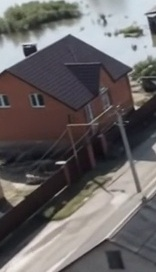
#> input picture data/yolo_hard_cases/building_as_vehicle/crop_selected_00004_trk32_093.jpg, 156 x 272 px
$ python -i quality.py   (imports and definitions only)   (older library calls are emulated)
#> lines starting #> are read from the running program, lines starting #| are printed output that depends on the picture
"""
Frame Quality Filter for UAV 3D Reconstruction.
Evaluates sharpness, exposure, contrast, and entropy to filter out degraded frames.
Generates structured frame_quality.csv reports.
"""

import os
import csv
import cv2
import shutil
import logging
import numpy as np
from pathlib import Path
from typing import List, Dict, Any, Tuple, Optional
from dataclasses import dataclass, asdict

logger = logging.getLogger(__name__)


@dataclass
class FrameQualityScore:
    frame_id: str
    frame_path: str
    blur_score: float
    brightness: float
    contrast: float
    entropy: float
    accepted: bool
    rejection_reason: str


@dataclass
class FrameQualityReport:
    total_frames: int
    accepted_frames: int
    rejected_frames: int
    scores: List[FrameQualityScore]
    csv_report_path: str


class FrameQualityFilter:
    """
    Evaluates frame quality for 3D reconstruction suitability.
    Discards blurry, severely underexposed/overexposed, low-contrast, or corrupted frames.
    """

    def __init__(
        self,
        min_blur_score: float = 50.0,
        min_brightness: float = 30.0,
        max_brightness: float = 235.0,
        min_contrast: float = 20.0,
        min_entropy: float = 1.0,
    ):
        self.min_blur_score = float(min_blur_score)
        self.min_brightness = float(min_brightness)
        self.max_brightness = float(max_brightness)
        self.min_contrast = float(min_contrast)
        self.min_entropy = float(min_entropy)

    @staticmethod
    def compute_entropy(gray_img: np.ndarray) -> float:
        """Computes Shannon entropy of grayscale image."""
        hist = cv2.calcHist([gray_img], [0], None, [256], [0, 256])
        hist_norm = hist.ravel() / (hist.sum() + 1e-7)
        non_zeros = hist_norm[hist_norm > 0]
        return float(-np.sum(non_zeros * np.log2(non_zeros)))

    def evaluate_frame(self, image_path: str) -> FrameQualityScore:
        """Evaluates a single frame and returns its score and acceptance decision."""
        path_obj = Path(image_path)
        frame_id = path_obj.stem

        if not path_obj.exists():
            return FrameQualityScore(
                frame_id=frame_id,
                frame_path=str(path_obj),
                blur_score=0.0,
                brightness=0.0,
                contrast=0.0,
                entropy=0.0,
                accepted=False,
                rejection_reason="file_not_found",
            )

        img = cv2.imread(str(path_obj))
#> img is the input picture: shape (272, 156, 3); mean B, G, R 100.7, 100.2, 104.6
        if img is None or img.size == 0:
            return FrameQualityScore(
                frame_id=frame_id,
                frame_path=str(path_obj),
                blur_score=0.0,
                brightness=0.0,
                contrast=0.0,
                entropy=0.0,
                accepted=False,
                rejection_reason="corrupted_image",
            )

        gray = cv2.cvtColor(img, cv2.COLOR_BGR2GRAY)
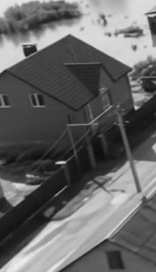
#> gray: shape (272, 156); min 12, max 238, mean 101.6

        # 1. Blur Score: Laplacian variance
        laplacian = cv2.Laplacian(gray, cv2.CV_64F)
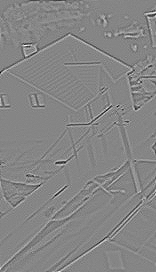
#> laplacian: shape (272, 156) float64; min -183, max 166, mean 0; drawn with min black and max white
        blur_score = float(laplacian.var())
#> blur_score = 307.8

        # 2. Brightness: Mean intensity
        brightness = float(np.mean(gray))
#> brightness = 101.6

        # 3. Contrast: Standard deviation of intensity
        contrast = float(np.std(gray))
#> contrast = 63.36

        # 4. Entropy: Shannon entropy
        entropy = self.compute_entropy(gray)
#> in compute_entropy, `hist = cv2.calcHist([gray_img], [0], None, [256], [0, 256])`: hist = 256 values, max 779 at index 66, min 0 at index 0, mean 165.8
#> in compute_entropy, `hist_norm = hist.ravel() / (hist.sum() + 1e-7)`: hist_norm = 256 values, max 0.0184 at index 66, min 0 at index 0, mean 0.00391
#> in compute_entropy, `non_zeros = hist_norm[hist_norm > 0]`: non_zeros = 227 values, max 0.0184 at index 54, min 4.71e-05 at index 0, mean 0.00441
#> entropy = 7.39

        # Decision rules
        accepted = True
        rejection_reason = "none"

        if blur_score < self.min_blur_score:
            accepted = False
            rejection_reason = "excessive_blur"
        elif brightness < self.min_brightness:
            accepted = False
            rejection_reason = "underexposed"
        elif brightness > self.max_brightness:
            accepted = False
            rejection_reason = "overexposed"
        elif contrast < self.min_contrast:
            accepted = False
            rejection_reason = "low_contrast"
        elif entropy < self.min_entropy:
            accepted = False
            rejection_reason = "low_entropy"

        return FrameQualityScore(
            frame_id=frame_id,
            frame_path=str(path_obj),
            blur_score=round(blur_score, 2),
            brightness=round(brightness, 2),
            contrast=round(contrast, 2),
            entropy=round(entropy, 2),
            accepted=accepted,
            rejection_reason=rejection_reason,
        )

    # [50 lines left out: function filter_frames, not called in this run]

>>> result = FrameQualityFilter().evaluate_frame('../../data/yolo_hard_cases/building_as_vehicle/crop_selected_00004_trk32_093.jpg')
